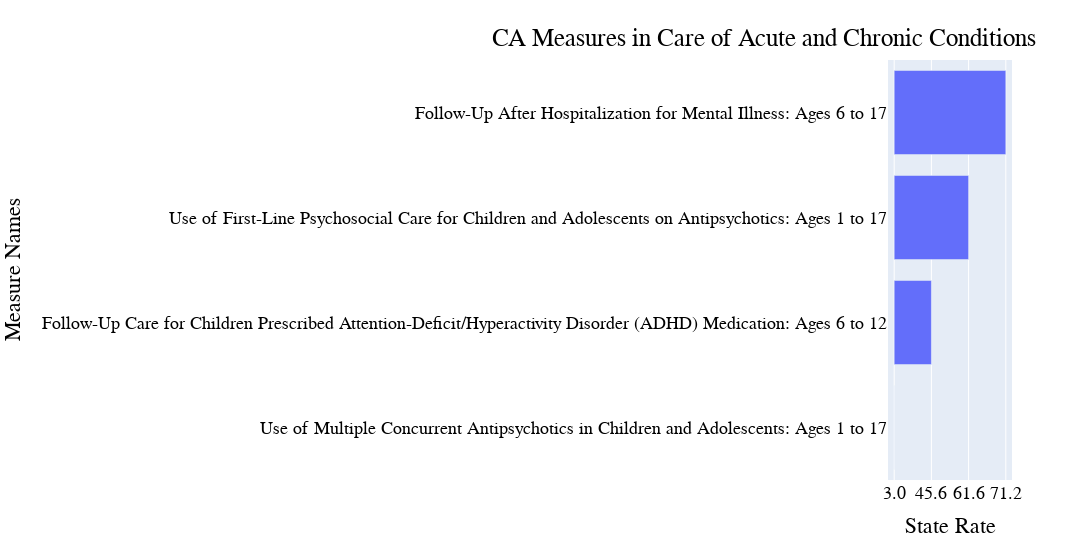

This figure's notebook cell:
### Code cell
fig = px.bar(CA_BHC, 
             y='MeasureName',
             x='StateRate',
             hover_name="Measure Type", 
             hover_data=['Top','Median','Bottom'],
             orientation='h',
             width= 2000 
            
)

fig.update_layout(
    title={
        'text': "CA Measures in Care of Acute and Chronic Conditions",
        'y':0.95,
        'x':0.7,
        'xanchor': 'center',
        'yanchor': 'top'},
    xaxis_title="State Rate",
    yaxis_title="Measure Names",
 font=dict(
        family="Arial",
        size=18,
        color="Black"
    ))
##fig.update_xaxes(range=[0, 80],tick0=0, dtick=10)
fig.show()

### Figure 1 — Plotly figure (JSON) as saved in the notebook; plotly's stock layout.template omitted (floating-point values rounded to 4 significant figures)
{"data": [{"alignmentgroup": "True", "customdata": [[1.7, 2.6, 3.5], [55.8, 48.6, 41.9], [69.4, 62.8, 57.2], [58.8, 41.9, 35]], "hovertemplate": "<b>%{hovertext}</b><br><br>StateRate=%{x}<br>MeasureName=%{y}<br>Top=%{customdata[0]}<br>Median=%{customdata[1]}<br>Bottom=%{customdata[2]}<extra></extra>", "hovertext": ["Lower rates are better for this measure", "Higher rates are better for this measure", "Higher rates are better for this measure", "Higher rates are better for this measure"], "legendgroup": "", "marker": {"color": "#636efa", "pattern": {"shape": ""}}, "name": "", "offsetgroup": "", "orientation": "h", "showlegend": false, "textposition": "auto", "type": "bar", "x": ["3.0", "45.6", "61.6", "71.2"], "xaxis": "x", "y": ["Use of Multiple Concurrent Antipsychotics in Children and Adolescents: Ages 1 to 17", "Follow-Up Care for Children Prescribed Attention-Deficit/Hyperactivity Disorder (ADHD) Medication: Ages 6 to 12", "Use of First-Line Psychosocial Care for Children and Adolescents on Antipsychotics: Ages 1 to 17", "Follow-Up After Hospitalization for Mental Illness: Ages 6 to 17"], "yaxis": "y"}], "layout": {"barmode": "relative", "font": {"color": "Black", "family": "Arial", "size": 18}, "legend": {"tracegroupgap": 0}, "margin": {"t": 60}, "title": {"text": "CA Measures in Care of Acute and Chronic Conditions", "x": 0.7, "xanchor": "center", "y": 0.95, "yanchor": "top"}, "width": 2000, "xaxis": {"anchor": "y", "domain": [0, 1], "title": {"text": "State Rate"}}, "yaxis": {"anchor": "x", "domain": [0, 1], "title": {"text": "Measure Names"}}}}
